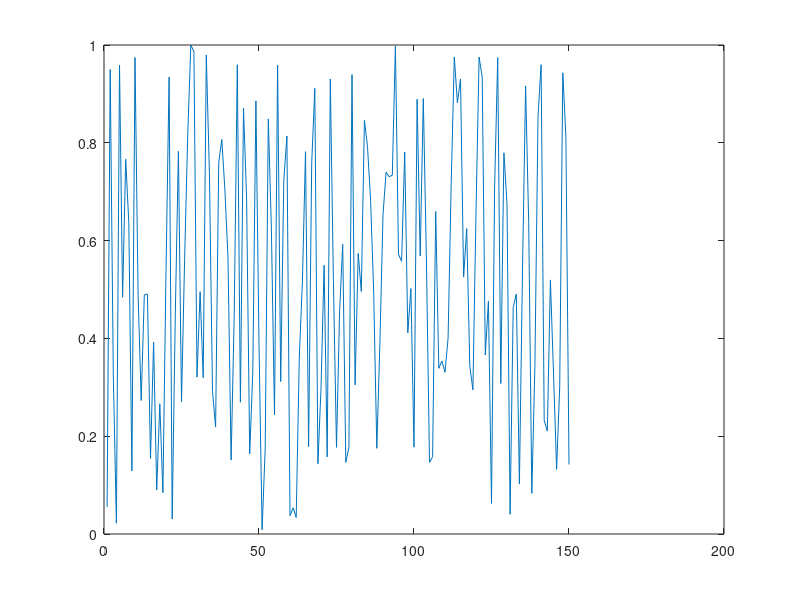

The MATLAB source for this figure: (Note: this script raises an error after producing the figure.)

VLines = {{15,'Start'}};

clf
plot(1:150,rand(1,150))
ppos=get(gca,'Position');
xInt = get(gca,'XLim');


SetTickFormat(gca,'YTick','%4.5f');


function SetTickFormat(axes,property,formatSpec)
% Formats the X- or YTickLabel according to specifications
%
    
    switch lower(property)
        case {'xtick','ytick'}
            XYTickLabel = num2cell(get(axes,property))';
            for i = 1:length(XYTickLabel)
                XYTickLabel{i,1} = sprintf(formatSpec,XYTickLabel{i,1});
            end
            set(axes,sprintf('%sLabel',property),XYTickLabel)
    end
end



% function handleAnnotation = VLine(axes,xValue)
% % inserts a vertical line annotation on axes
%     handleAnnotation = [];
% 
%     xInt = get(axes,'XLim');
%     if xValue < xInt(1) && xValue > xInt(2); return; end
%     
%     pos = get(axes,'Position');
%     
%     posX1 = pos(1);
%     posX2 = pos(1)+pos(3);
%     
% %     posX = posX1 + pos(
%     
%     value = VLines{1}{1,1}/(xInt(2)-xInt(1));
%     th=annotation('line',[ppos(1)+value,ppos(1)+ppos(3)+value],[ppos(2),ppos(2)+ppos(4)]);
%     th2=annotation('textbox',ppos,'String','MyText');
% 
% end